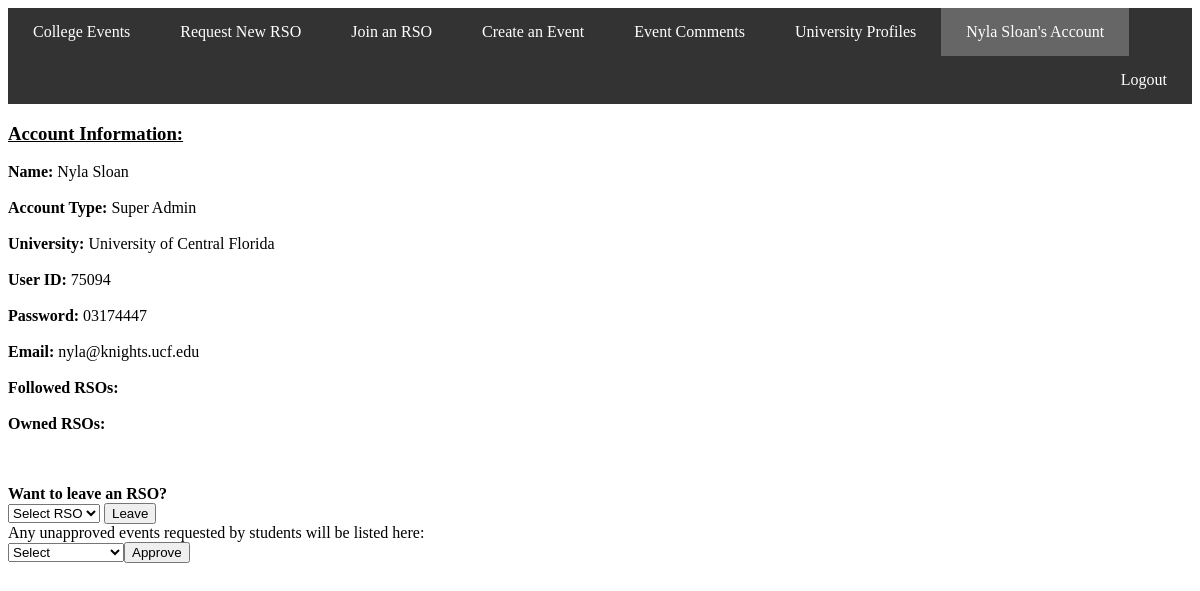
Page /CollegeEvents/account.php (signed in) on the committed database.
### tables this page shows
CREATE TABLE `users` (
  `id` bigint(20) NOT NULL,
  `user_id` bigint(20) NOT NULL,
  `name` varchar(100) NOT NULL,
  `password` varchar(100) NOT NULL,
  `email` varchar(100) NOT NULL,
  `acc_type` varchar(100) NOT NULL,
  `university` varchar(100) NOT NULL,
  `followingRSOs` varchar(1000) NOT NULL
);

### CollegeEvents/functions.php (called while the page is built, shortened)
<?php
function check_login($con){
	if(isset($_SESSION['userID'])){
		$id = $_SESSION['userID'];
		$query = "SELECT * FROM users where user_id = '$id' limit 1";
		$result = mysqli_query($con, $query);
		if($result && mysqli_num_rows($result) > 0){
			$user_data = mysqli_fetch_assoc($result);
			return $user_data;
		}
	}
	die;
}

### CollegeEvents/account.php (the view, shortened to what this page needs)
<?php
		include("connection.php");
		include("functions.php");
		$user_data = check_login($con);
		$string = $user_data['followingRSOs'];
		$id = $user_data['user_id'];
 ?>
 <!DOCTYPE html>
 <html>
 <head>
 </head>
 <body>
	<div class="navbar">
	  <a href="index.php">College Events</a>
	  <a href="newRSO.php">Request New RSO</a>
	  <a href="joinRSO.php">Join an RSO</a>
	  <a href="newEvent.php">Create an Event</a>
	  <a href="eventComments.php">Event Comments</a>
	  <a href="uniProfile.php">University Profiles</a>
	  <a href="account.php" class="active"> <?php echo $user_data['name']; ?>'s Account</a>
	  <a href="logout.php" class="right">Logout</a>
	</div>
 	<h3><u>Account Information:</u></h3>
 	<p>
 	<strong>Name:</strong> <?php echo $user_data['name']; ?><br><br>
 	<strong>Account Type:</strong> <?php echo $user_data['acc_type']; ?><br><br>
 	<strong>University:</strong> <?php echo $user_data['university']; ?><br><br>
 	<strong>User ID:</strong> <?php echo $user_data['user_id']; ?><br><br>
 	<strong>Password:</strong> <?php echo $user_data['password']; ?><br><br>
 	<strong>Email:</strong> <?php echo $user_data['email']; ?><br><br>
 	<strong>Followed RSOs:</strong>
 	<br><br>
 	<strong>Owned RSOs: </strong>
 	</p><br><br>
	<strong>Want to leave an RSO? </strong>
		<?php echo "<form method='POST' action='".leaveRSO($con,$id,$string)."'>" ?>
	 		<select name='currentRSO'>
				<option selected disabled hidden>Select RSO</option>
			</select>
	 		<button id="button" type='submit' name='leave'>Leave</button><br>
		</form>
	<?php
		if($user_data['acc_type'] == 'Super Admin'){
			echo "<form method='post'>";
				echo "<label for='unapproved'>Any unapproved events requested by students will be listed here: </label><br>";
				echo "<select name='unapproved'>";
					echo "<option selected disabled hidden>Select</option>";
				echo "</select>";
				echo "<input id='button' type='submit' value='Approve')''><br> ";
			echo "</form>";
		}
	?>
 </body>
 </html>

### CollegeEvents/account.php (style rules this page uses)
.navbar { overflow: hidden; background-color: #333; position: sticky; position: -webkit-sticky; }
.navbar a { float: left; display: block; color: white; text-align: center; padding: 15px 25px; text-decoration: none; }
.navbar a.active { background-color: #666; color: white; }
.navbar a.right { float: right; }

### rows in the picture
users: name "Nyla Sloan", acc_type "Super Admin", university "University of Central Florida", user "75094", password "03174447", email "nyla@knights.ucf.edu"
